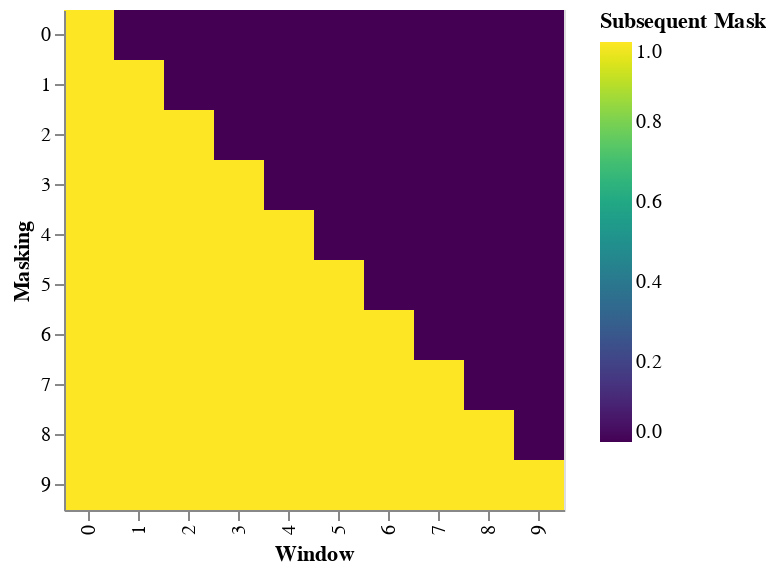

This figure's notebook cell:
### Code cell
max_pos = 10
def example_mask():
    LS_data = pd.concat(
        [
            pd.DataFrame(
                {
                    "Subsequent Mask": subsequent_mask(max_pos)[0][x, y].flatten(),
                    "Window": y,
                    "Masking": x,
                }
            )
            for y in range(max_pos)
            for x in range(max_pos)
        ]
    )

    return (
        alt.Chart(LS_data)
        .mark_rect()
        .properties(height=250, width=250)
        .encode(
            alt.X("Window:O"),
            alt.Y("Masking:O"),
            alt.Color("Subsequent Mask:Q", scale=alt.Scale(scheme="viridis")),
        )
        .interactive()
    )


show_example(example_mask)

### Figure 1 — Vega-Lite specification as saved in the notebook (floating-point values rounded to 4 significant figures)
{"config": {"view": {"continuousWidth": 400, "continuousHeight": 300}}, "data": {"name": "data-9521fd308f9833e12c73f8e2e1a22793"}, "mark": "rect", "encoding": {"color": {"field": "Subsequent Mask", "scale": {"scheme": "viridis"}, "type": "quantitative"}, "x": {"field": "Window", "type": "ordinal"}, "y": {"field": "Masking", "type": "ordinal"}}, "height": 250, "selection": {"selector001": {"type": "interval", "bind": "scales", "encodings": ["x", "y"]}}, "width": 250, "$schema": "https://vega.github.io/schema/vega-lite/v4.17.0.json", "datasets": {"data-9521fd308f9833e12c73f8e2e1a22793": [{"Subsequent Mask": true, "Window": 0, "Masking": 0}, {"Subsequent Mask": true, "Window": 0, "Masking": 1}, {"Subsequent Mask": true, "Window": 0, "Masking": 2}, {"Subsequent Mask": true, "Window": 0, "Masking": 3}, {"Subsequent Mask": true, "Window": 0, "Masking": 4}, {"Subsequent Mask": true, "Window": 0, "Masking": 5}, {"Subsequent Mask": true, "Window": 0, "Masking": 6}, {"Subsequent Mask": true, "Window": 0, "Masking": 7}, {"Subsequent Mask": true, "Window": 0, "Masking": 8}, {"Subsequent Mask": true, "Window": 0, "Masking": 9}, {"Subsequent Mask": false, "Window": 1, "Masking": 0}, {"Subsequent Mask": true, "Window": 1, "Masking": 1}, {"Subsequent Mask": true, "Window": 1, "Masking": 2}, {"Subsequent Mask": true, "Window": 1, "Masking": 3}, {"Subsequent Mask": true, "Window": 1, "Masking": 4}, {"Subsequent Mask": true, "Window": 1, "Masking": 5}, {"Subsequent Mask": true, "Window": 1, "Masking": 6}, {"Subsequent Mask": true, "Window": 1, "Masking": 7}, {"Subsequent Mask": true, "Window": 1, "Masking": 8}, {"Subsequent Mask": true, "Window": 1, "Masking": 9}, {"Subsequent Mask": false, "Window": 2, "Masking": 0}, {"Subsequent Mask": false, "Window": 2, "Masking": 1}, {"Subsequent Mask": true, "Window": 2, "Masking": 2}, {"Subsequent Mask": true, "Window": 2, "Masking": 3}, {"Subsequent Mask": true, "Window": 2, "Masking": 4}, {"Subsequent Mask": true, "Window": 2, "Masking": 5}, {"Subsequent Mask": true, "Window": 2, "Masking": 6}, {"Subsequent Mask": true, "Window": 2, "Masking": 7}, {"Subsequent Mask": true, "Window": 2, "Masking": 8}, {"Subsequent Mask": true, "Window": 2, "Masking": 9}, {"Subsequent Mask": false, "Window": 3, "Masking": 0}, {"Subsequent Mask": false, "Window": 3, "Masking": 1}, {"Subsequent Mask": false, "Window": 3, "Masking": 2}, {"Subsequent Mask": true, "Window": 3, "Masking": 3}, {"Subsequent Mask": true, "Window": 3, "Masking": 4}, {"Subsequent Mask": true, "Window": 3, "Masking": 5}, {"Subsequent Mask": true, "Window": 3, "Masking": 6}, {"Subsequent Mask": true, "Window": 3, "Masking": 7}, {"Subsequent Mask": true, "Window": 3, "Masking": 8}, {"Subsequent Mask": true, "Window": 3, "Masking": 9}, {"Subsequent Mask": false, "Window": 4, "Masking": 0}, {"Subsequent Mask": false, "Window": 4, "Masking": 1}, {"Subsequent Mask": false, "Window": 4, "Masking": 2}, {"Subsequent Mask": false, "Window": 4, "Masking": 3}, {"Subsequent Mask": true, "Window": 4, "Masking": 4}, {"Subsequent Mask": true, "Window": 4, "Masking": 5}, {"Subsequent Mask": true, "Window": 4, "Masking": 6}, {"Subsequent Mask": true, "Window": 4, "Masking": 7}, {"Subsequent Mask": true, "Window": 4, "Masking": 8}, {"Subsequent Mask": true, "Window": 4, "Masking": 9}, {"Subsequent Mask": false, "Window": 5, "Masking": 0}, {"Subsequent Mask": false, "Window": 5, "Masking": 1}, {"Subsequent Mask": false, "Window": 5, "Masking": 2}, {"Subsequent Mask": false, "Window": 5, "Masking": 3}, {"Subsequent Mask": false, "Window": 5, "Masking": 4}, {"Subsequent Mask": true, "Window": 5, "Masking": 5}, {"Subsequent Mask": true, "Window": 5, "Masking": 6}, {"Subsequent Mask": true, "Window": 5, "Masking": 7}, {"Subsequent Mask": true, "Window": 5, "Masking": 8}, {"Subsequent Mask": true, "Window": 5, "Masking": 9}, {"Subsequent Mask": false, "Window": 6, "Masking": 0}, {"Subsequent Mask": false, "Window": 6, "Masking": 1}, {"Subsequent Mask": false, "Window": 6, "Masking": 2}, {"Subsequent Mask": false, "Window": 6, "Masking": 3}, {"Subsequent Mask": false, "Window": 6, "Masking": 4}, {"Subsequent Mask": false, "Window": 6, "Masking": 5}, {"Subsequent Mask": true, "Window": 6, "Masking": 6}, {"Subsequent Mask": true, "Window": 6, "Masking": 7}, {"Subsequent Mask": true, "Window": 6, "Masking": 8}, {"Subsequent Mask": true, "Window": 6, "Masking": 9}, {"Subsequent Mask": false, "Window": 7, "Masking": 0}, {"Subsequent Mask": false, "Window": 7, "Masking": 1}, {"Subsequent Mask": false, "Window": 7, "Masking": 2}, {"Subsequent Mask": false, "Window": 7, "Masking": 3}, {"Subsequent Mask": false, "Window": 7, "Masking": 4}, {"Subsequent Mask": false, "Window": 7, "Masking": 5}, {"Subsequent Mask": false, "Window": 7, "Masking": 6}, {"Subsequent Mask": true, "Window": 7, "Masking": 7}, {"Subsequent Mask": true, "Window": 7, "Masking": 8}, {"Subsequent Mask": true, "Window": 7, "Masking": 9}, {"Subsequent Mask": false, "Window": 8, "Masking": 0}, {"Subsequent Mask": false, "Window": 8, "Masking": 1}, {"Subsequent Mask": false, "Window": 8, "Masking": 2}, {"Subsequent Mask": false, "Window": 8, "Masking": 3}, {"Subsequent Mask": false, "Window": 8, "Masking": 4}, {"Subsequent Mask": false, "Window": 8, "Masking": 5}, {"Subsequent Mask": false, "Window": 8, "Masking": 6}, {"Subsequent Mask": false, "Window": 8, "Masking": 7}, {"Subsequent Mask": true, "Window": 8, "Masking": 8}, {"Subsequent Mask": true, "Window": 8, "Masking": 9}, {"Subsequent Mask": false, "Window": 9, "Masking": 0}, {"Subsequent Mask": false, "Window": 9, "Masking": 1}, {"Subsequent Mask": false, "Window": 9, "Masking": 2}, {"Subsequent Mask": false, "Window": 9, "Masking": 3}, {"Subsequent Mask": false, "Window": 9, "Masking": 4}, {"Subsequent Mask": false, "Window": 9, "Masking": 5}, {"Subsequent Mask": false, "Window": 9, "Masking": 6}, {"Subsequent Mask": false, "Window": 9, "Masking": 7}, {"Subsequent Mask": false, "Window": 9, "Masking": 8}, {"Subsequent Mask": true, "Window": 9, "Masking": 9}]}}
